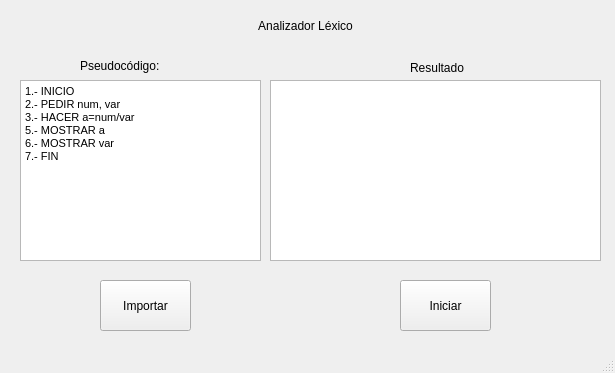
<?xml version="1.0" encoding="UTF-8"?>
<ui version="4.0">
 <class>MainWindow</class>
 <widget class="QMainWindow" name="MainWindow">
  <property name="geometry">
   <rect>
    <x>0</x>
    <y>0</y>
    <width>615</width>
    <height>373</height>
   </rect>
  </property>
  <property name="windowTitle">
   <string>MainWindow</string>
  </property>
  <property name="styleSheet">
   <string notr="true"/>
  </property>
  <widget class="QWidget" name="centralwidget">
   <widget class="QLabel" name="label">
    <property name="geometry">
     <rect>
      <x>180</x>
      <y>0</y>
      <width>251</width>
      <height>51</height>
     </rect>
    </property>
    <property name="styleSheet">
     <string notr="true">font: 75 18pt &quot;MS Shell Dlg 2&quot;;</string>
    </property>
    <property name="text">
     <string>Analizador Léxico</string>
    </property>
    <property name="alignment">
     <set>Qt::AlignCenter</set>
    </property>
   </widget>
   <widget class="QTextEdit" name="textEdit">
    <property name="geometry">
     <rect>
      <x>20</x>
      <y>80</y>
      <width>241</width>
      <height>181</height>
     </rect>
    </property>
    <property name="html">
     <string>&lt;!DOCTYPE HTML PUBLIC &quot;-//W3C//DTD HTML 4.0//EN&quot; &quot;http://www.w3.org/TR/REC-html40/strict.dtd&quot;&gt;
&lt;html&gt;&lt;head&gt;&lt;meta name=&quot;qrichtext&quot; content=&quot;1&quot; /&gt;&lt;style type=&quot;text/css&quot;&gt;
p, li { white-space: pre-wrap; }
&lt;/style&gt;&lt;/head&gt;&lt;body style=&quot; font-family:'MS Shell Dlg 2'; font-size:8.25pt; font-weight:400; font-style:normal;&quot;&gt;
&lt;p style=&quot; margin-top:0px; margin-bottom:0px; margin-left:0px; margin-right:0px; -qt-block-indent:0; text-indent:0px;&quot;&gt;1.- INICIO&lt;/p&gt;
&lt;p style=&quot; margin-top:0px; margin-bottom:0px; margin-left:0px; margin-right:0px; -qt-block-indent:0; text-indent:0px;&quot;&gt;2.- PEDIR num, var&lt;/p&gt;
&lt;p style=&quot; margin-top:0px; margin-bottom:0px; margin-left:0px; margin-right:0px; -qt-block-indent:0; text-indent:0px;&quot;&gt;3.- HACER a=num/var&lt;/p&gt;
&lt;p style=&quot; margin-top:0px; margin-bottom:0px; margin-left:0px; margin-right:0px; -qt-block-indent:0; text-indent:0px;&quot;&gt;5.- MOSTRAR a&lt;/p&gt;
&lt;p style=&quot; margin-top:0px; margin-bottom:0px; margin-left:0px; margin-right:0px; -qt-block-indent:0; text-indent:0px;&quot;&gt;6.- MOSTRAR var&lt;/p&gt;
&lt;p style=&quot; margin-top:0px; margin-bottom:0px; margin-left:0px; margin-right:0px; -qt-block-indent:0; text-indent:0px;&quot;&gt;7.- FIN&lt;/p&gt;&lt;/body&gt;&lt;/html&gt;</string>
    </property>
   </widget>
   <widget class="QTextEdit" name="textEdit_2">
    <property name="geometry">
     <rect>
      <x>270</x>
      <y>80</y>
      <width>331</width>
      <height>181</height>
     </rect>
    </property>
    <property name="html">
     <string>&lt;!DOCTYPE HTML PUBLIC &quot;-//W3C//DTD HTML 4.0//EN&quot; &quot;http://www.w3.org/TR/REC-html40/strict.dtd&quot;&gt;
&lt;html&gt;&lt;head&gt;&lt;meta name=&quot;qrichtext&quot; content=&quot;1&quot; /&gt;&lt;style type=&quot;text/css&quot;&gt;
p, li { white-space: pre-wrap; }
&lt;/style&gt;&lt;/head&gt;&lt;body style=&quot; font-family:'MS Shell Dlg 2'; font-size:8.25pt; font-weight:400; font-style:normal;&quot;&gt;
&lt;p style=&quot;-qt-paragraph-type:empty; margin-top:0px; margin-bottom:0px; margin-left:0px; margin-right:0px; -qt-block-indent:0; text-indent:0px;&quot;&gt;&lt;br /&gt;&lt;/p&gt;&lt;/body&gt;&lt;/html&gt;</string>
    </property>
   </widget>
   <widget class="QPushButton" name="pushButton_iniciar">
    <property name="geometry">
     <rect>
      <x>400</x>
      <y>280</y>
      <width>91</width>
      <height>51</height>
     </rect>
    </property>
    <property name="styleSheet">
     <string notr="true">font: 75 14pt &quot;MS Shell Dlg 2&quot;;</string>
    </property>
    <property name="text">
     <string>Iniciar</string>
    </property>
   </widget>
   <widget class="QPushButton" name="pushButton_importar">
    <property name="geometry">
     <rect>
      <x>100</x>
      <y>280</y>
      <width>91</width>
      <height>51</height>
     </rect>
    </property>
    <property name="styleSheet">
     <string notr="true">font: 75 14pt &quot;MS Shell Dlg 2&quot;;</string>
    </property>
    <property name="text">
     <string>Importar</string>
    </property>
   </widget>
   <widget class="QLabel" name="label_2">
    <property name="geometry">
     <rect>
      <x>80</x>
      <y>50</y>
      <width>141</width>
      <height>31</height>
     </rect>
    </property>
    <property name="styleSheet">
     <string notr="true">font: 75 14pt &quot;MS Shell Dlg 2&quot;;</string>
    </property>
    <property name="text">
     <string>Pseudocódigo:</string>
    </property>
   </widget>
   <widget class="QLabel" name="label_4">
    <property name="geometry">
     <rect>
      <x>410</x>
      <y>60</y>
      <width>141</width>
      <height>16</height>
     </rect>
    </property>
    <property name="styleSheet">
     <string notr="true">font: 75 14pt &quot;MS Shell Dlg 2&quot;;</string>
    </property>
    <property name="text">
     <string>Resultado</string>
    </property>
   </widget>
  </widget>
  <widget class="QMenuBar" name="menubar">
   <property name="geometry">
    <rect>
     <x>0</x>
     <y>0</y>
     <width>615</width>
     <height>21</height>
    </rect>
   </property>
  </widget>
  <widget class="QStatusBar" name="statusbar"/>
 </widget>
 <resources/>
 <connections/>
</ui>
